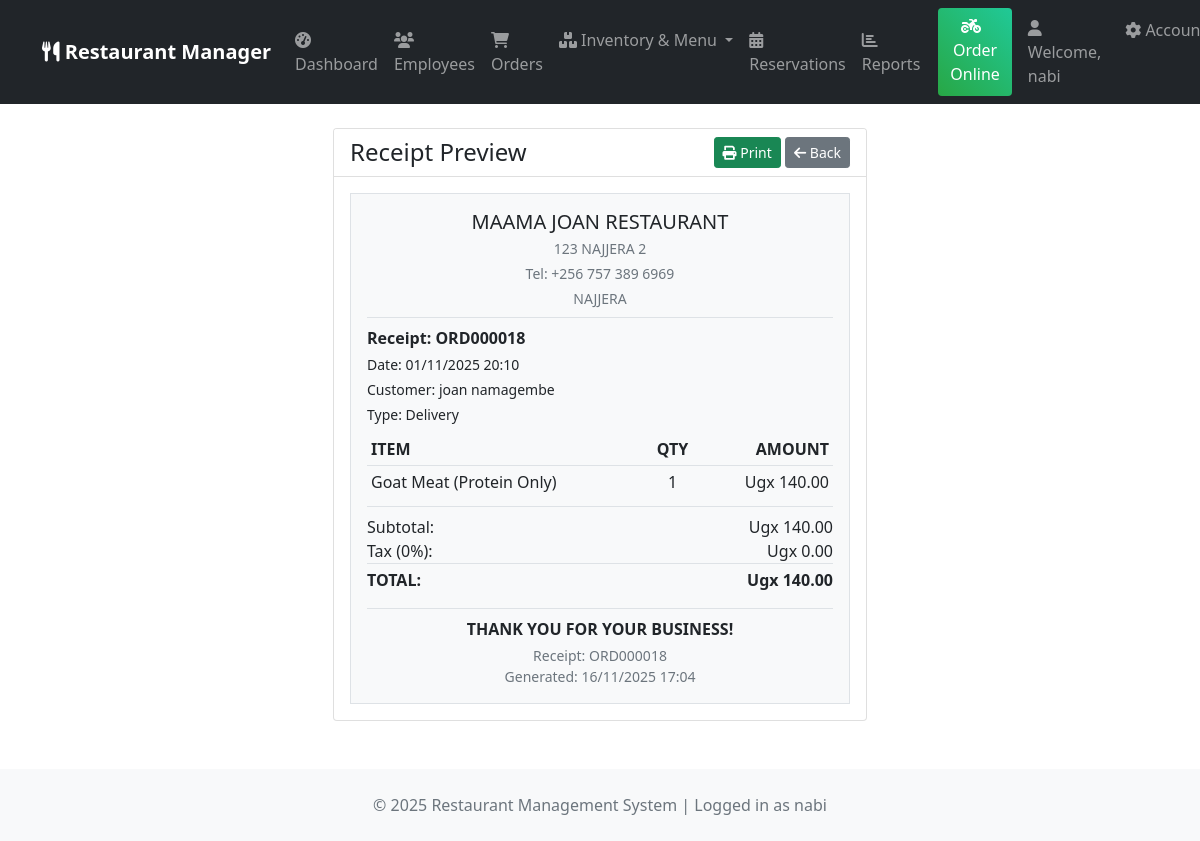
Page /orders/18/view-receipt/ (signed in) on the committed database.
### orders/models.py (models this page shows, shortened)
class Order(models.Model):
    ORDER_STATUS = [
        ('pending', 'Pending'),
        ('confirmed', 'Confirmed'),
        ('preparing', 'Preparing'),
        ('ready', 'Ready'),
        ('served', 'Served'),
        ('cancelled', 'Cancelled'),
        ('paid', 'Paid'),
    ]
    ORDER_TYPES = [
        ('dine_in', 'Dine In'),
        ('takeaway', 'Takeaway'),
        ('delivery', 'Delivery'),
    ]
    order_number = models.CharField(max_length=20, unique=True)
    customer = models.ForeignKey(Customer, on_delete=models.CASCADE, related_name='orders')
    order_type = models.CharField(max_length=20, choices=ORDER_TYPES)
    status = models.CharField(max_length=20, choices=ORDER_STATUS, default='pending')
    table_number = models.PositiveIntegerField(null=True, blank=True)
    waiter = models.ForeignKey(Employee, on_delete=models.SET_NULL, null=True, blank=True)
    created_at = models.DateTimeField(auto_now_add=True)
    updated_at = models.DateTimeField(auto_now=True)
    total_amount = models.DecimalField(max_digits=10, decimal_places=2, default=0, validators=[MinValueValidator(0)])
    notes = models.TextField(blank=True)
    branch = models.ForeignKey(Branch, on_delete=models.CASCADE, null=True, blank=True)
    delivery_address = models.TextField(blank=True, null=True)
    customer_phone = models.CharField(max_length=20, blank=True)
    customer_email = models.EmailField(blank=True)

class OrderItem(models.Model):
    order = models.ForeignKey(Order, on_delete=models.CASCADE, related_name='order_items')
    menu_item = models.ForeignKey(MenuItem, on_delete=models.CASCADE)
    quantity = models.PositiveIntegerField(default=1, validators=[MinValueValidator(1)])
    unit_price = models.DecimalField(max_digits=10, decimal_places=2, validators=[MinValueValidator(0)])
    notes = models.TextField(blank=True)
    is_custom_combo = models.BooleanField(default=False)
    custom_base_item = models.ForeignKey(
        MenuItem,
        on_delete=models.SET_NULL,
        null=True,
        blank=True,
        related_name='custom_base_orders',
        limit_choices_to={'item_type': 'base'}
    )
    custom_protein_source = models.ForeignKey(
        MenuItem,
        on_delete=models.SET_NULL,
        null=True,
        blank=True,
        related_name='custom_source_orders',
        limit_choices_to={'item_type': 'source'}
    )
    @property
    def subtotal(self):
        return self.quantity * self.unit_price
    @property
    def display_name(self):
        if self.is_custom_combo and self.custom_base_item and self.custom_protein_source:
            return f"{self.custom_base_item.name} with {self.custom_protein_source.name}"
        elif self.notes:  # Use custom name from notes if available
            return self.notes
        return self.menu_item.display_name

### core/models.py (models this page shows, shortened)
class Branch(models.Model):
    name = models.CharField(max_length=200)
    address = models.TextField()
    phone = models.CharField(max_length=20)
    email = models.EmailField()
    opening_time = models.TimeField()
    closing_time = models.TimeField()
    is_active = models.BooleanField(default=True)
    manager = models.ForeignKey('Employee', on_delete=models.SET_NULL, null=True, blank=True, related_name='managed_branches')

class Customer(models.Model):
    name = models.CharField(max_length=100)
    phone = models.CharField(max_length=20)
    email = models.EmailField(blank=True, null=True)
    address = models.TextField(blank=True, null=True)
    created_at = models.DateTimeField(auto_now_add=True)
    preferred_branch = models.ForeignKey(Branch, on_delete=models.SET_NULL, null=True, blank=True)
    def orders_count(self):
        return self.order_set.count()
    orders_count.short_description = 'Total Orders'

### orders/views.py (the view)
# urls.py: path('<int:pk>/view-receipt/', views.view_receipt, name='view_receipt'),
@login_required
def view_receipt(request, pk):
    order = get_object_or_404(Order, pk=pk)
    if (hasattr(request.user, 'employee') and
        request.user.employee.branch != order.branch and
        not request.user.is_superuser):
        messages.error(request, "You don't have permission to view this receipt")
        return redirect('orders:order_list')
    context = {
        'order': order,
        'order_items': order.order_items.all(),
        'business_name': 'MAAMA JOAN RESTAURANT',
        'business_address': '123 NAJJERA 2',
        'business_phone': '+256 757 389 6969',
    }
    return render(request, 'orders/receipt_view.html', context)

### core/context_processors.py (called while the page is built)
def restaurant_info(request):
    try:
        restaurant = Restaurant.objects.first()
    except:
        restaurant = None
    return {
        'restaurant': restaurant
    }

### templates/orders/receipt_view.html (shortened to what this page needs)
{% extends 'base.html' %}
{% load static %}
{% block content %}
<div class="container">
    <div class="row justify-content-center">
        <div class="col-md-6">
            <div class="card">
                <div class="card-header bg-white">
                    <div class="d-flex justify-content-between align-items-center">
                        <h4 class="mb-0">Receipt Preview</h4>
                        <div>
                            <a href="{% url 'orders:print_receipt' order.pk %}" class="btn btn-success btn-sm" target="_blank">
                                <i class="fas fa-print"></i> Print
                            </a>
                            <a href="{% url 'orders:order_detail' order.pk %}" class="btn btn-secondary btn-sm">
                                <i class="fas fa-arrow-left"></i> Back
                            </a>
                        </div>
                    </div>
                </div>
                <div class="card-body">
                    <div class="receipt-preview border p-3 bg-light">
                        <div class="text-center border-bottom pb-2 mb-2">
                            <h5 class="mb-1">{{ business_name }}</h5>
                            <p class="mb-1 small text-muted">{{ business_address }}</p>
                            <p class="mb-1 small text-muted">Tel: {{ business_phone }}</p>
                            <p class="mb-0 small text-muted">{{ order.branch.name }}</p>
                        </div>
                        <div class="mb-2">
                            <p class="mb-1"><strong>Receipt: {{ order.order_number }}</strong></p>
                            <p class="mb-1 small">Date: {{ order.created_at|date:"d/m/Y H:i" }}</p>
                            <p class="mb-1 small">Customer: {{ order.customer.name }}</p>
                            <p class="mb-1 small">Type: {{ order.get_order_type_display }}</p>
                        </div>
                        <table class="table table-sm table-borderless mb-2">
                            <thead>
                                <tr class="border-bottom">
                                    <th>ITEM</th>
                                    <th class="text-center">QTY</th>
                                    <th class="text-end">AMOUNT</th>
                                </tr>
                            </thead>
                            <tbody>
                                {% for item in order_items %}
                                <tr>
                                    <td>
                                        {{ item.display_name }}
                                    </td>
                                    <td class="text-center">{{ item.quantity }}</td>
                                    <td class="text-end">Ugx {{ item.subtotal }}</td>
                                </tr>
                                {% endfor %}
                            </tbody>
                        </table>
                        <div class="border-top pt-2">
                            <div class="d-flex justify-content-between">
                                <span>Subtotal:</span>
                                <span>Ugx {{ order.total_amount }}</span>
                            </div>
                            <div class="d-flex justify-content-between">
                                <span>Tax (0%):</span>
                                <span>Ugx 0.00</span>
                            </div>
                            <div class="d-flex justify-content-between fw-bold border-top pt-1">
                                <span>TOTAL:</span>
                                <span>Ugx {{ order.total_amount }}</span>
                            </div>
                        </div>
                        <div class="text-center mt-3 border-top pt-2">
                            <p class="fw-bold mb-1">THANK YOU FOR YOUR BUSINESS!</p>
                            <p class="small text-muted mb-0">Receipt: {{ order.order_number }}</p>
                            <p class="small text-muted mb-0">Generated: {% now "d/m/Y H:i" %}</p>
                        </div>
                    </div>
                </div>
            </div>
        </div>
    </div>
</div>
{% endblock %}

### templates/base.html (shortened to what this page needs)
<!DOCTYPE html>
<html lang="en">
<head>
    <link href="https://cdn.jsdelivr.net/npm/bootstrap@5.1.3/dist/css/bootstrap.min.css" rel="stylesheet">
    <link href="https://cdnjs.cloudflare.com/ajax/libs/font-awesome/6.0.0/css/all.min.css" rel="stylesheet">
</head>
<body>
    <nav class="navbar navbar-expand-lg navbar-dark bg-dark">
        <div class="container">
            <a class="navbar-brand" href="{% url 'core:dashboard' %}">
                <i class="fas fa-utensils"></i>
                {% if restaurant %}
                    {{ restaurant.name }} Manager
                {% else %}
                    Restaurant Manager
                {% endif %}
            </a>
            <div class="collapse navbar-collapse" id="navbarNav">
                <ul class="navbar-nav me-auto">
                    {% if user.is_authenticated %}
                    <li class="nav-item">
                        <a class="nav-link" href="{% url 'core:dashboard' %}">
                            <i class="fas fa-tachometer-alt"></i> Dashboard
                        </a>
                    </li>
                    <li class="nav-item">
                        <a class="nav-link" href="{% url 'core:employee_list' %}">
                            <i class="fas fa-users"></i> Employees
                        </a>
                    </li>
                    <li class="nav-item">
                        <a class="nav-link" href="{% url 'orders:order_list' %}">
                            <i class="fas fa-shopping-cart"></i> Orders
                        </a>
                    </li>
                    <li class="nav-item dropdown">
                        <a class="nav-link dropdown-toggle" href="#" role="button" data-bs-toggle="dropdown">
                            <i class="fas fa-boxes"></i> Inventory & Menu
                        </a>
                    </li>
                    <li class="nav-item">
                        <a class="nav-link" href="{% url 'reservations:reservation_dashboard' %}">
                            <i class="fas fa-calendar-alt"></i> Reservations
                        </a>
                    </li>
                    <li class="nav-item">
                        <a class="nav-link" href="{% url 'reports:reports_dashboard' %}">
                            <i class="fas fa-chart-bar"></i> Reports
                        </a>
                    </li>
                    {% endif %}
                </ul>
                <div class="navbar-nav">
                    <a class="btn btn-success online-order-btn me-3" href="{% url 'orders:online_order' %}">
                        <i class="fas fa-motorcycle me-2"></i>Order Online
                    </a>
                    {% if user.is_authenticated %}
                        <span class="navbar-text me-3">
                            <i class="fas fa-user"></i> Welcome, {{ user.get_full_name|default:user.username }}
                        </span>
                        <div class="nav-item dropdown">
                            <a class="nav-link dropdown-toggle" href="#" role="button" data-bs-toggle="dropdown">
                                <i class="fas fa-cog"></i> Account
                            </a>
                        </div>
                    {% else %}
                        <a class="nav-link" href="{% url 'login' %}">
                            <i class="fas fa-sign-in-alt"></i> Login
                        </a>
                    {% endif %}
                </div>
            </div>
        </div>
    </nav>
    <div class="container mt-4">
        {% block content %}
        {% endblock %}
    </div>
    <footer class="mt-5 py-4 bg-light">
        <div class="container text-center">
            <p class="text-muted mb-0">
                &copy; {% now "Y" %} Restaurant Management System
                {% if user.is_authenticated %}
                | Logged in as {{ user.username }}
                {% endif %}
            </p>
        </div>
    </footer>
</body>
</html>

### templates/base.html (style rules this page uses)
.navbar-brand { font-weight: 600; }
.navbar-nav .nav-link { padding: 8px 15px; margin: 2px 0; border-radius: 5px; transition: all 0.3s ease; }
.online-order-btn { background: linear-gradient(45deg, #28a745, #20c997); border: none; margin-left: 10px; }

### rows in the picture
Order: branch.name "NAJJERA", order_number "ORD000018", created_at "01/11/2025 20:10", customer.name "joan namagembe", order_type "Delivery", total_amount "140.00"
OrderItem: display_name "Goat Meat (Protein Only)", quantity "1", subtotal "140.00"

### other values in the picture
{{ user.get_full_name|default:user.username }} "nabi"
{{ business_name }} "MAAMA JOAN RESTAURANT"
{{ business_address }} "123 NAJJERA 2"
{{ business_phone }} "+256 757 389 6969"
{{ user.username }} "nabi"
